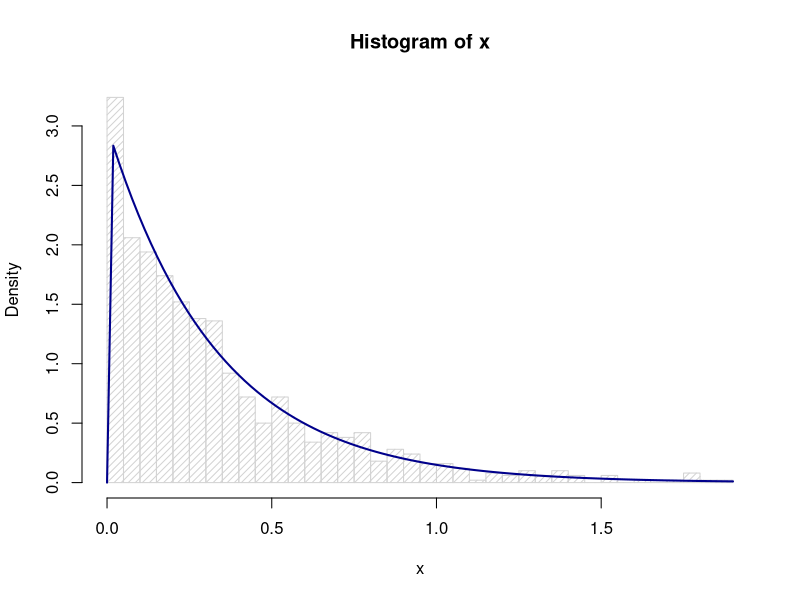

Here is the R script that generated this plot: (Note: this script raises an error after producing the figure.)
## ---- chunk 1
knitr::opts_chunk$set(echo = TRUE)
## ---- chunk 2
# Generate samples from exponential distribution
rate <- 3 #Rate parameter
n <- 1000 #Number of samples
generate.exponential <- function(rate, n){
  u <- runif(n)
  x <- - 1/rate * log(u)
  return(x)
}
x <- generate.exponential(rate, n)
hist(x, density=20, breaks = 30, prob=TRUE)
curve(dexp(x, rate=rate), add=TRUE, col="darkblue", lwd=2)
## ---- chunk 3
# Generate samples from g(X)
rate <- 3 #Rate parameter
n <- 100 #Number of samples
generate.samples.g<- function(alpha, n){
  c <- alpha*exp(1)/(alpha+exp(1))
  u <- runif(n, 0,1)
  for (i in 1:n){
    if (u < c/(alpha)){
      x <- (u*(alpha)/c)^(1/alpha)
    }
    else{
      x <- 1-log(exp(1)/c*(1-u))
    }
    
  }
  return(x)
}
x <- generate.samples.g(0.1, n)
hist(x, density=20, breaks = 30, prob=TRUE)
## ---- chunk 4
# Generate samples from normal distribution with Box-Muller
n <- 10000 #Number of samples
generate.normal <- function(n){
  u1 <- runif(n)
  u2 <- runif(n)
  x1 <- sqrt(-2*log(u1))*cos(2*pi*u2)
  x2 <- sqrt(-2*log(u1))*sin(2*pi*u2)
  X <- rbind(x1, x2)
  return (X)
}
X <- generate.normal(n)
hist(X[1,], density=20, breaks = 30, prob=TRUE)
curve(dnorm, add=TRUE, col="darkblue", lwd=2)
hist(X[2,], density=20, breaks = 30, prob=TRUE)
curve(dnorm, add=TRUE, col="darkblue", lwd=2)
print("Observed: ")
mean(X)
cov(t(X))
## ---- chunk 5
# Generate n samples from d variate normal distribution
n <- 10000 #Number of samples
mu <- c(0,0)
sigma <- cbind(c(1,0.5),c(0.5,1))
generate.d.normal <- function(n, mu, sigma){
  A <- chol(sigma)
  d <- length(mu)
  X <- generate.normal(n*d)
  x <- matrix(X[1,], nrow=d, ncol=n)
  Z <- mu+t(A)%*%x
}
Z <- generate.d.normal(n, mu, sigma)
print("Expected: ")
mu
sigma
print('Observed: ')
mean(Z)
cov(t(Z))
## ---- chunk 6
#Function f(x)
function.f <- function(x, alpha){
  if (x>0){
    return (x^(alpha-1)*exp(-x)/gamma(alpha))
  }
  else{
    return(0)
  }
}

#Function g(x)
function.g <- function(x, alpha){
  c = alpha*exp(1)/(alpha+exp(1))
  if (x>0 && x<1){
    return (c*x^(alpha-1))
  }
  else if(x >= 1){
    return(c*exp(-x))
  }
  else{
    return(0)
  }
}

# Generate n samples from d variate normal distribution
n <- 1000 #Number of samples
alpha <- 0.3
rejection.sampling <- function(n, alpha){
  c <- (alpha+exp(1))/(gamma(alpha)*alpha*exp(1))
  samples <- c()
  for (i in 1:n){
    repeat{
      x <- generate.samples.g(alpha, 1)
      acceptance.prob <- function.f(x, alpha)/(c*function.g(x, alpha))
      if(runif(1) <= acceptance.prob){
        samples <- c(samples, x)
        break
      }
    }
  }
  return (samples)
}
y <- rejection.sampling(n, alpha)
print("Expected: ")
cat("Mean: ", alpha, "\n")
cat("Variance: ", alpha, "\n")
print("Observed: ")
cat("Mean: ", mean(y), "\n")
cat("Variance: ", var(y), "\n")
## ---- chunk 7
log.gamma <- function(x, alpha){
  return((alpha-1)*log(x)-x)
}
# Ratio-of-uniforms method
n <- 1000
alpha <- 30
ratio.of.uniforms <- function(n, alpha){
  reject_counter <- -n
  b.minus <- 0
  log.b.plus <- (alpha+1)/2*(log(alpha+1)-1)
  log.a <- (alpha-1)/2*(log(alpha-1)-1)
  samples <- c()
  for(i in 1:n){
    repeat{
      reject_counter <- reject_counter + 1
      log.x1 <- -generate.exponential(1, rate=1) + log.a
      log.x2 <- -generate.exponential(1, rate=1) + log.b.plus
      log.y <- log.x2 - log.x1
      y <- exp(log.y)
      if (2*log.x1 <= log.gamma(y, alpha)){
        samples <- c(samples, y)
        break
      }
    }
  }
  cat("Rejection ratio: ", reject_counter/n , "\n")
  return (samples)
}
y <- ratio.of.uniforms(n, alpha)
print("Expected: ")
cat("Mean: ", alpha, "\n")
cat("Variance: ", alpha, "\n")
print("Observed: ")
cat("Mean: ", mean(y), "\n")
cat("Variance: ", var(y), "\n")
## ---- chunk 8
n = 1000
alpha = 0.1
beta = 2
sample.gamma <- function(n, alpha, beta){
  if(alpha < 1){
    return(rejection.sampling(n, alpha)/beta)
  }
  else if (alpha == 1){
    return(generate.exponential(1, n)/beta)
  }
  else if (alpha > 1){
    return(ratio.of.uniforms(n, alpha)/beta)
  }
  else{
    return(0)
  }
}
y <- sample.gamma(n, alpha, beta)
print("Expected: ")
cat("Mean: ", alpha/beta, "\n")
cat("Variance: ", alpha/beta^2, "\n")
print("Observed: ")
cat("Mean: ", mean(y), "\n")
cat("Variance: ", var(y), "\n")
## ---- chunk 9
# Rejection sampling
n <- 200000 #Number weights to compute
m <- 10000 #Number of samples
multinomial.sampling <- function(n, theta){
  u <- runif(n)
  samples <- c(0, 0, 0, 0)
  y <- matrix(nrow=n, ncol=4, data=0)
  for (i in 1:n){
    if(u[i] < 1/2+theta[i]/4){
      samples[1] <- samples[1] + 1
      y[i, 1] <- y[i, 1] + 1 
    }
    else if(u[i] < 3/4){
      samples[2] <- samples[2] + 1
      y[i, 2] <- y[i, 2] + 1 
    }
    else if(u[i] < 1-theta[i]/4){
      samples[3] <- samples[3] + 1
       y[i, 3] <- y[i, 3] + 1 
    }
    else{
      samples[4] <- samples[4] + 1
      y[i, 4] <- y[i, 4] + 1 
    }
  }
  return (y)
}

f <- function(y, theta){
  return (2+theta)^y[1]*(1-theta)^(y[2]+y[3])*theta^y[4]
  
}
weighted.resampling <- function(n, m){
  theta <- runif(n)
  theta <- sort(theta)
  x <- multinomial.sampling(n, theta)
  weights <- c()
  for(i in 1:n){
    weights <- c(weights, f(x[i,],theta[i]))
  }
  weights <- weights/sum(weights)
  cumulative.weights <- cumsum(weights)
  samples <- c()
  for(i in 1:m){
    samples <- c(samples, theta[findInterval(runif(1), cumulative.weights)])
  }
  return (samples)
}
samples <- weighted.resampling(n, m)
hist(samples, density=20, breaks = 30, prob=TRUE)
mean(samples)

## ---- chunk 10
# Rejection sampling
n <- 2000 #Number of samples
multinomial.sampling <- function(n, theta){
  u <- runif(n)
  samples <- c(0, 0, 0, 0)
  y <- 0
  return (y)
}

negative.f <- function(theta){
  y <- c(125, 18, 20, 34)
  return (-(2+theta)^y[1]*(1-theta)^(y[2]+y[3])*theta^y[4])
  
}
log.f <- function(theta){
  y <- c(125, 18, 20, 34)
  return (y[1]*log(2+theta)+(y[2]+y[3])*log(1-theta)+y[4]*log(theta))
}
rejection.sampling.2 <- function(n){
  theta.max <- optim(par=c(0.5), fn=negative.f)$par
  log.c <- log.f(theta.max)
  samples <- c()
  for(i in 1:n){
    repeat{
      theta <- runif(1)
      log.acceptance.prob <- log.f(theta)-log.c
      log.u <- -generate.exponential(1, rate=1)
      if (log.u <= log.acceptance.prob){
        samples <- c(samples, theta)
        break
      }
    }
  }
  return (samples)
}
samples <- rejection.sampling.2(n)
hist(samples, density=20, breaks = 30, prob=TRUE)
mean(samples)
## ---- chunk 11
monte.carlo.integration <- function(){
  m <- 10000 # Number of samples
  samples <- rejection.sampling.2(m)
  mu <- sum(samples)/m
  return (mu)
}
theta.f <- function(theta){
  y <- c(125, 18, 20, 34)
  return (theta*(2+theta)^y[1]*(1-theta)^(y[2]+y[3])*theta^y[4])
}
print(monte.carlo.integration())
integrate(theta.f, lower=0, upper=1)
